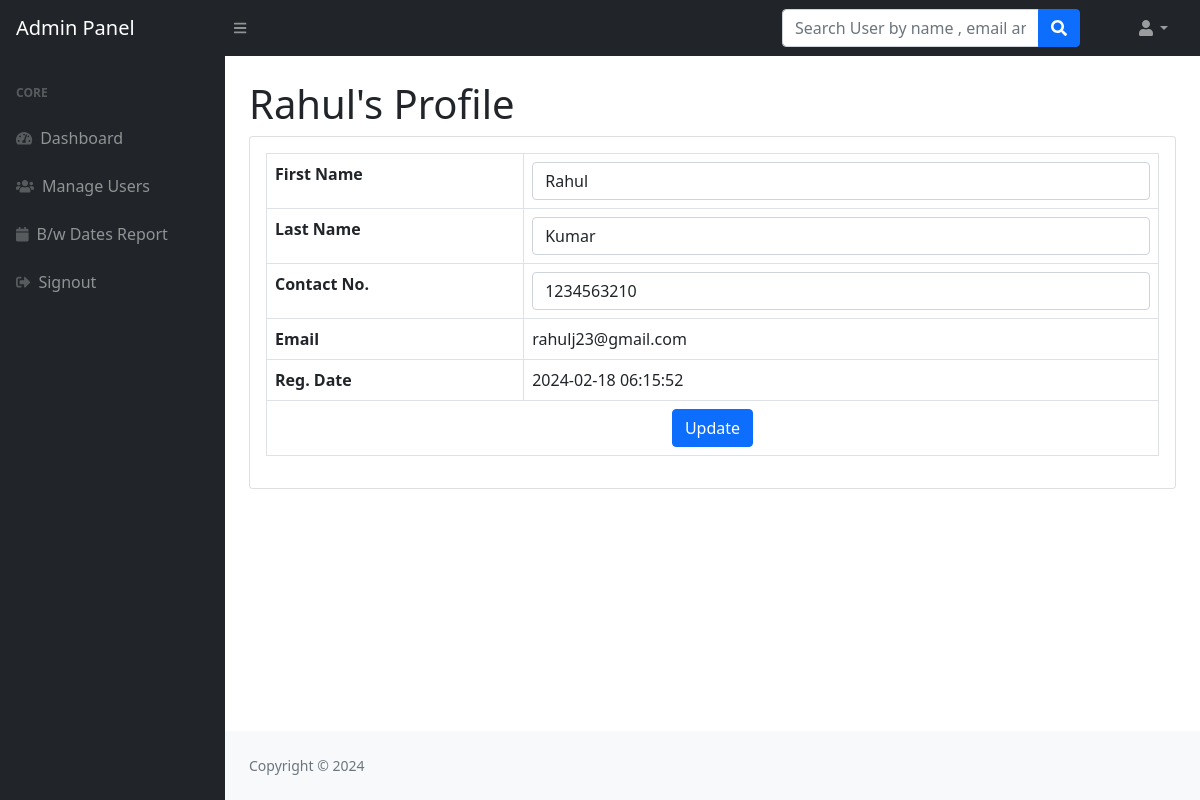
The page /admin/edit-profile.php?uid=1 (signed in) on the database as committed earlier.
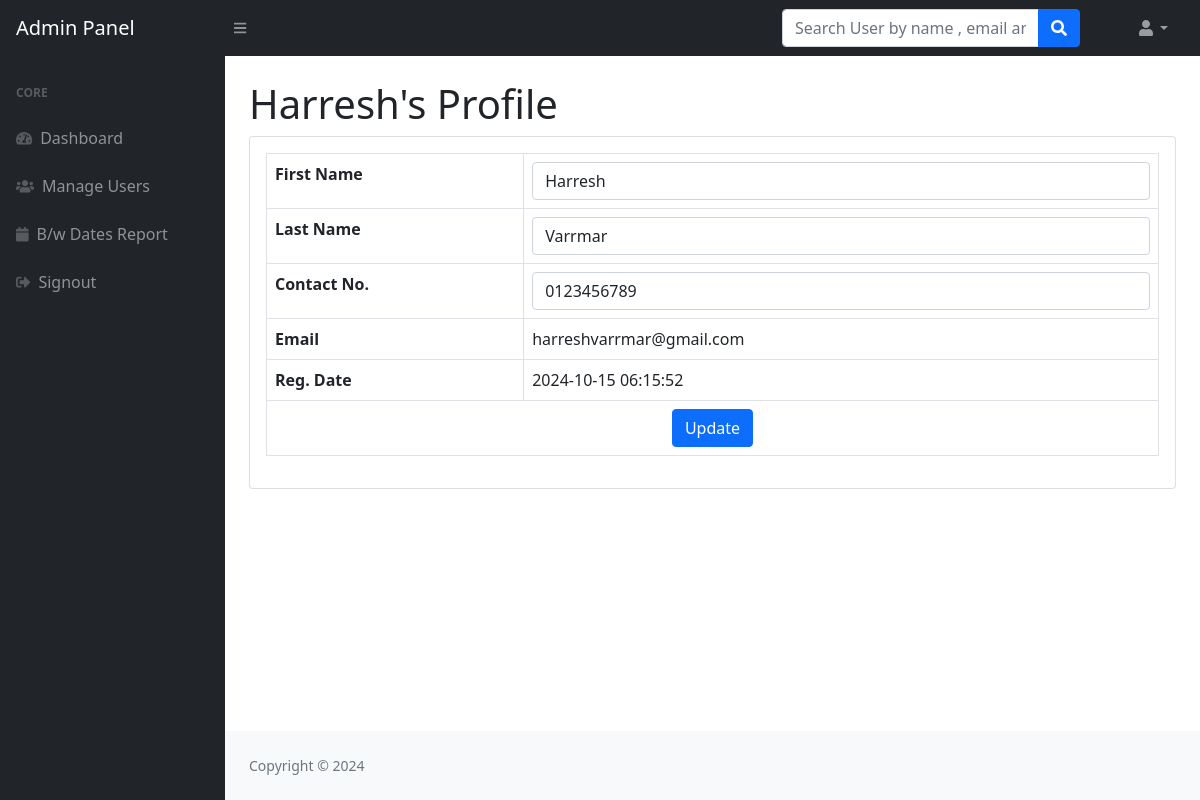
The same page on the database as committed later.
### tables this page shows
CREATE TABLE `users` (
  `id` int(11) NOT NULL,
  `fname` varchar(255) DEFAULT NULL,
  `lname` varchar(255) DEFAULT NULL,
  `email` varchar(255) DEFAULT NULL,
  `password` varchar(300) DEFAULT NULL,
  `contactno` varchar(11) DEFAULT NULL,
  `posting_date` timestamp NOT NULL DEFAULT current_timestamp()
);

### admin/edit-profile.php (the view, shortened to what this page needs)
<?php session_start();
include_once('../includes/config.php');
if (strlen($_SESSION['adminid']==0)) {
  header('location:logout.php');
  } else{
?>
<!DOCTYPE html>
<html lang="en">
    <head>
        <link href="https://cdn.jsdelivr.net/npm/simple-datatables@latest/dist/style.css" rel="stylesheet" />
        <link href="../css/styles.css" rel="stylesheet" />
    </head>
    <body class="sb-nav-fixed">
      <?php include_once('includes/navbar.php');?>
        <div id="layoutSidenav">
          <?php include_once('includes/sidebar.php');?>
            <div id="layoutSidenav_content">
                <main>
                    <div class="container-fluid px-4">
<?php
$userid=$_GET['uid'];
$query=mysqli_query($con,"select * from users where id='$userid'");
while($result=mysqli_fetch_array($query))
{?>
                        <h1 class="mt-4"><?php echo $result['fname'];?>'s Profile</h1>
                        <div class="card mb-4">
                     <form method="post">
                            <div class="card-body">
                                <table class="table table-bordered">
                                   <tr>
                                    <th>First Name</th>
                                       <td><input class="form-control" id="fname" name="fname" type="text" value="<?php echo $result['fname'];?>" required /></td>
                                   </tr>
                                   <tr>
                                       <th>Last Name</th>
                                       <td><input class="form-control" id="lname" name="lname" type="text" value="<?php echo $result['lname'];?>"  required /></td>
                                   </tr>
                                         <tr>
                                       <th>Contact No.</th>
                                       <td colspan="3"><input class="form-control" id="contact" name="contact" type="text" value="<?php echo $result['contactno'];?>"  pattern="[0-9]{10}" title="10 numeric characters only"  maxlength="10" required /></td>
                                   </tr>
                                   <tr>
                                       <th>Email</th>
                                       <td colspan="3"><?php echo $result['email'];?></td>
                                   </tr>
                                        <tr>
                                       <th>Reg. Date</th>
                                       <td colspan="3"><?php echo $result['posting_date'];?></td>
                                   </tr>
                                   <tr>
                                       <td colspan="4" style="text-align:center ;"><button type="submit" class="btn btn-primary btn-block" name="update">Update</button></td>
                                   </tr>
                                </table>
                            </div>
                            </form>
                        </div>
<?php } ?>
                    </div>
                </main>
          <?php include('../includes/footer.php');?>
            </div>
        </div>
    </body>
</html>
<?php } ?>

Rows that differ between the two databases and show on the page:
changed users: fname "Rahul" → "Harresh"; lname "Kumar" → "Varrmar"; contact "1234563210" → "0123456789"; email "rahulj23@gmail.com" → "harreshvarrmar@gmail.com"; posting_date "2024-02-18 06:15:52" → "2024-10-15 06:15:52"
